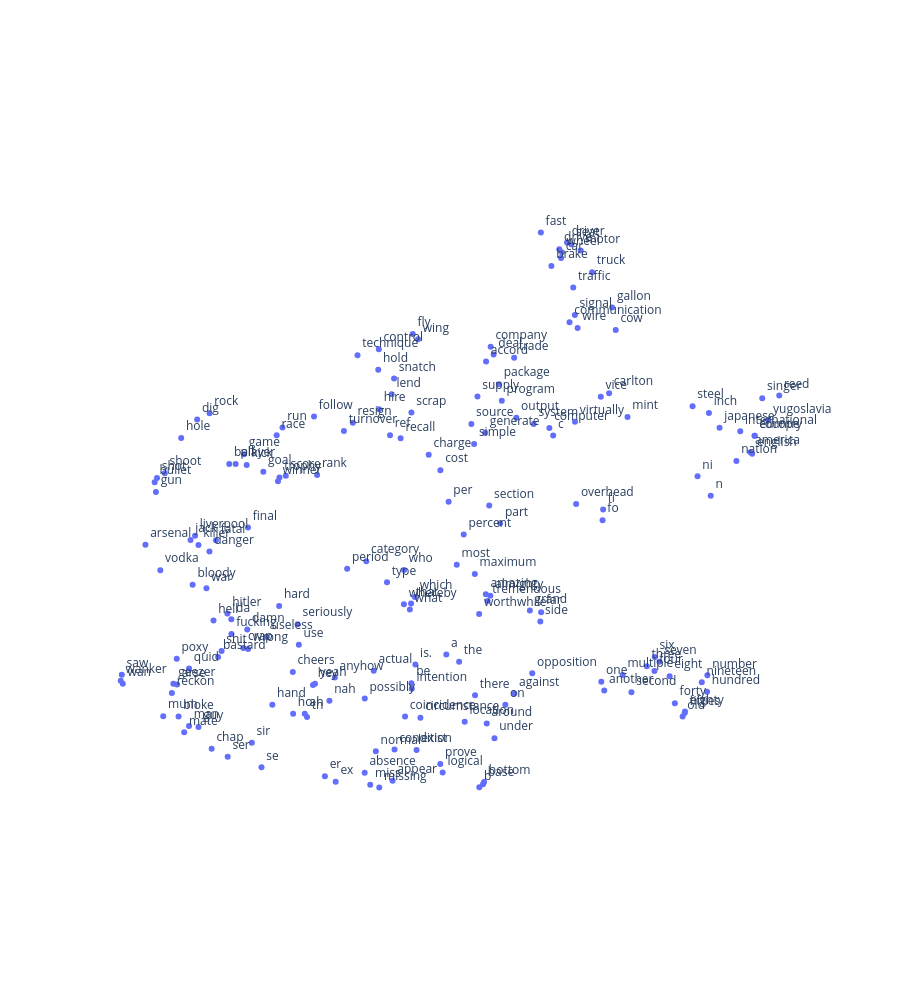

Notebook source saved alongside this figure:
### Code cell
xy = umap.UMAP(n_neighbors=5,n_components=2,init='pca').fit_transform(k['emb'])

fig = plc.text_plot(xy, k['lemma'])
fig.update_layout(height=1000)

### Figure 1 — Plotly figure (JSON) as saved in the notebook; plotly's stock layout.template omitted (floating-point values rounded to 4 significant figures; data arrays with more than 128 entries replaced by an {"elided": "..."} marker saying what was removed)
{"data": [{"cliponaxis": false, "hovertemplate": "%{text}<extra></extra>", "mode": "markers+text", "showlegend": false, "text": {"elided": "200 str values"}, "textposition": "top right", "type": "scatter", "x": {"elided": "200 float values"}, "y": {"elided": "200 float values"}}], "layout": {"height": 1000, "xaxis": {"showgrid": false, "showticklabels": false, "zeroline": false}, "yaxis": {"scaleanchor": "x", "scaleratio": 1, "showgrid": false, "showticklabels": false, "zeroline": false}}}
